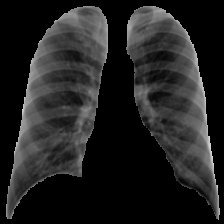
#> input picture src/src/streamlit/COVID-32-isolated.png, 224 x 224 px
$ python -i shape_img.py   (imports and definitions only)
#> lines starting #> are read from the running program, lines starting #| are printed output that depends on the picture; after the words box and inside, x2 and y2 are one past the last pixel; in counts of white or black regions, pixels touching at a corner belong together
#> further down, picture is the input picture: shape (224, 224); min 0, max 211, mean 34.4
### src/src/features/ROI_mask_img.py
import numpy as np


def roi_mask_from_isolated(img, threshold=0):
    """
    ROI mask from isolated lung image:
    outside lung is 0 (black), inside lung > threshold.
    Returns boolean mask.
    """
#> called with threshold = 0
    if img is None:
        return None
    return img > threshold
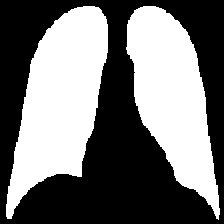
#> returned value: shape (224, 224) bool; 45.7% white; 2 white regions, box (x1, y1, x2, y2) and area: (6, 6, 108, 219) 12228, (126, 6, 220, 220) 10714


def bbox_from_roi(roi_mask):
    """
    Bounding box from boolean ROI mask.
    Returns (x1, y1, x2, y2) or None.
    """
    if roi_mask is None:
        return None
    ys, xs = np.where(roi_mask)
    if xs.size == 0:
        return None
    return int(xs.min()), int(ys.min()), int(xs.max()), int(ys.max())


def crop_to_bbox(img, roi_mask, pad=2):
    """
    Crop image and ROI mask to bbox (+ padding).
    Returns (img_crop, mask_crop) or (None, None)
    """
#> called with pad = 2
    bbox = bbox_from_roi(roi_mask)
#> bbox = (6, 6, 219, 219)
    if bbox is None:
        return None, None

    x1, y1, x2, y2 = bbox
#> x1 = 6; y1 = 6; x2 = 219; y2 = 219
    H, W = img.shape[:2]
#> H = 224; W = 224

    x1 = max(0, x1 - pad)
#> x1 = 4
    y1 = max(0, y1 - pad)
#> y1 = 4
    x2 = min(W - 1, x2 + pad)
#> x2 = 221
    y2 = min(H - 1, y2 + pad)
#> y2 = 221

    return img[y1:y2 + 1, x1:x2 + 1], roi_mask[y1:y2 + 1, x1:x2 + 1]

### src/src/features/shape_img.py
import cv2
import numpy as np
from .ROI_mask_img import roi_mask_from_isolated, crop_to_bbox


def _opacity_binary_inside_roi(img, threshold=0):
    """
    Otsu threshold on ROI crop, then keep only pixels within ROI.
    Returns binary image (uint8 0/255) inside ROI crop.
    """
    roi = roi_mask_from_isolated(img, threshold=threshold)
    if roi is None:
        return None, None

    img_c, roi_c = crop_to_bbox(img, roi, pad=2)
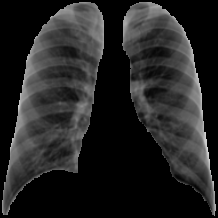
#> img_c: shape (218, 218); min 0, max 211, mean 36.3
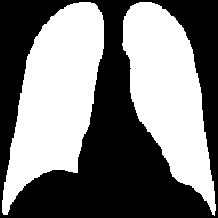
#> roi_c: shape (218, 218) bool; 48.3% white; 2 white regions, box (x1, y1, x2, y2) and area: (2, 2, 104, 215) 12228, (122, 2, 216, 216) 10714
    if img_c is None:
        return None, None

    _, binary = cv2.threshold(img_c, 0, 255, cv2.THRESH_BINARY + cv2.THRESH_OTSU)
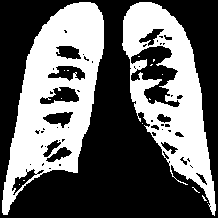
#> binary: shape (218, 218); 39.6% white; 16 white regions (14 under 20 px), largest, box (x1, y1, x2, y2) and area: (2, 2, 104, 215) 10423, (122, 2, 216, 216) 8345

    # keep only ROI
    binary_roi = binary.copy()
    binary_roi[~roi_c] = 0

    kernel = cv2.getStructuringElement(cv2.MORPH_ELLIPSE, (5, 5))
    binary_roi = cv2.morphologyEx(binary_roi, cv2.MORPH_OPEN, kernel)
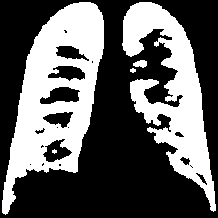
#> binary_roi: shape (218, 218); 37.9% white; 5 white regions (1 under 20 px), largest, box (x1, y1, x2, y2) and area: (2, 2, 104, 215) 10101, (122, 2, 216, 212) 7772, (133, 60, 147, 68) 81, (130, 68, 136, 73) 22
    binary_roi = cv2.morphologyEx(binary_roi, cv2.MORPH_CLOSE, kernel)
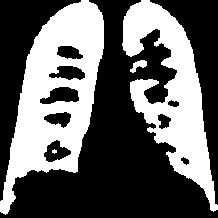
#> binary_roi: shape (218, 218); 38.9% white; 4 white regions (1 under 20 px)

    return binary_roi, roi_c


def opacity_compactness_img(img, threshold=0, min_area=50):
    """
    Compactness of largest opacity region inside ROI.
    compactness = 4*pi*Area / Perimeter^2
    """
    binary_roi, _ = _opacity_binary_inside_roi(img, threshold=threshold)
    if binary_roi is None:
        return 0.0

    contours, _ = cv2.findContours(binary_roi, cv2.RETR_EXTERNAL, cv2.CHAIN_APPROX_SIMPLE)
#> contours = 3 contours; box (x1, y1, x2, y2) and area: (0, 0, 104, 215) 11668, (122, 0, 218, 212) 7906, (130, 60, 147, 73) 88
    if not contours:
        return 0.0

    c = max(contours, key=cv2.contourArea)
#> c = contour of 251 points, box (x1, y1, x2, y2) (0, 0, 104, 215), area 11668
    area = float(cv2.contourArea(c))
#> area = 11668
    if area < min_area:
        return 0.0

    perim = float(cv2.arcLength(c, True))
#> perim = 585.5
    if perim <= 1e-6:
        return 0.0

    return float((4.0 * np.pi * area) / (perim * perim + 1e-6))


def opacity_eccentricity_img(img, threshold=0, min_area=50):
    """
    Eccentricity of largest opacity region inside ROI.
    Uses ellipse fit: ecc = sqrt(1 - (b^2/a^2))
    """
    binary_roi, _ = _opacity_binary_inside_roi(img, threshold=threshold)
    if binary_roi is None:
        return 0.0

    contours, _ = cv2.findContours(binary_roi, cv2.RETR_EXTERNAL, cv2.CHAIN_APPROX_SIMPLE)
    if not contours:
        return 0.0

    c = max(contours, key=cv2.contourArea)
    area = float(cv2.contourArea(c))
    if area < min_area or len(c) < 5:
        return 0.0

    (_, _), (major, minor), _ = cv2.fitEllipse(c)
    a = max(major, minor) / 2.0
    b = min(major, minor) / 2.0
    if a <= 1e-6:
        return 0.0

    ecc = np.sqrt(max(0.0, 1.0 - (b * b) / (a * a + 1e-6)))
    return float(ecc)

>>> import cv2
>>> picture = cv2.imread('../streamlit/COVID-32-isolated.png', cv2.IMREAD_GRAYSCALE)
>>> result = opacity_compactness_img(picture)
#> result = 0.428

$ run again, on src/src/streamlit/COVID-32-xray.png
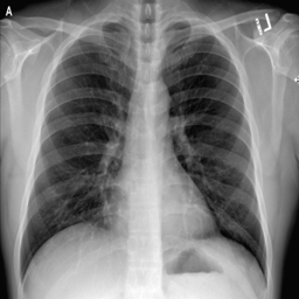
#> input picture src/src/streamlit/COVID-32-xray.png, 299 x 299 px
#> picture is the input picture: shape (299, 299); min 0, max 255, mean 124.5
#> in roi_mask_from_isolated, `return img > threshold`:
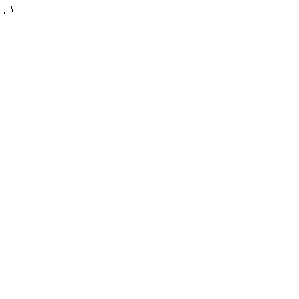
#> returned value: shape (299, 299) bool; 100% white; black in thin lines or dots, all inside (x1, y1, x2, y2) = (4, 6, 13, 14)
#> bbox = (0, 0, 298, 298)
#> x1 = 0; x2 = 298
#> binary: shape (299, 299); 56.7% white; 26 black regions (14 under 20 px), largest, box (x1, y1, x2, y2) and area: (21, 22, 135, 282) 15641, (159, 22, 267, 284) 14322, (273, 139, 299, 299) 2725
#> in _opacity_binary_inside_roi, `binary_roi = cv2.morphologyEx(binary_roi, cv2.MORPH_CLOSE, kernel)`:
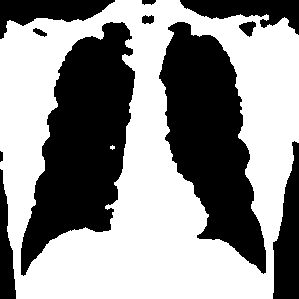
#> binary_roi: shape (299, 299); 56.4% white; 11 black regions
#> contours = 1 contour; box (x1, y1, x2, y2) and area: (0, 0, 299, 299) 80436
#> c = contour of 325 points, box (x1, y1, x2, y2) (0, 0, 299, 299), area 80436
#> area = 80436.5
#> perim = 1224
#> result = 0.675
